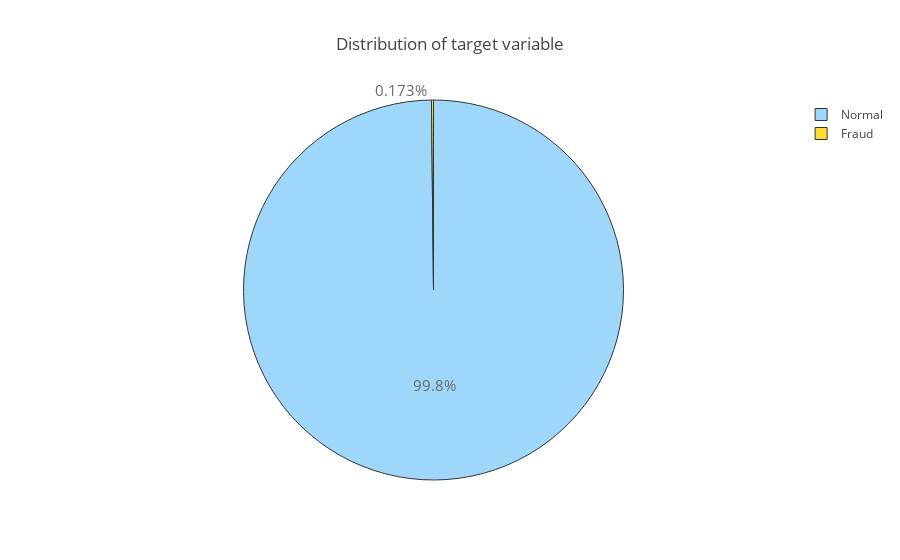

Notebook code for this chart:
### Markdown cell above
これによると、特徴量ごとに分散がことなったり、しているが、平均はどの変数も0周辺であることがわかる。

### Code cell
fraud = credit[(credit['Class'] != 0)]
normal = credit[(credit['Class'] == 0)]

trace = go.Pie(labels=['Normal', 'Fraud'], values=credit['Class'].value_counts(), textfont=dict(size=15), opacity=0.8, marker=dict(colors=['lightskyblue', 'gold'], line=dict(color='#000000', width=1.0)))
layout = dict(title='Distribution of target variable')

fig = dict(data=[trace], layout=layout)
py.iplot(fig)

### Figure 1 — Plotly figure (JSON) as saved in the notebook; plotly's stock layout.template omitted (floating-point values rounded to 4 significant figures)
{"data": [{"labels": ["Normal", "Fraud"], "marker": {"colors": ["lightskyblue", "gold"], "line": {"color": "#000000", "width": 1}}, "opacity": 0.8, "textfont": {"size": 15}, "type": "pie", "uid": "171cf7b4-b347-41dd-a2d6-a332a37d1583", "values": [284315, 492]}], "layout": {"title": {"text": "Distribution of target variable"}}}
